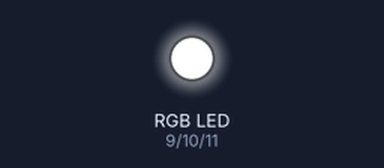
Bench run of a sketch on a simulated Arduino Uno, built with avr-gcc and run on an emulated ATmega328P. On the bench: an RGB LED mixed from three pins (HIGH = lit). Dim RGB values are drawn brighter than linear.

Above: at 0.05 s.
At 0.75 s:
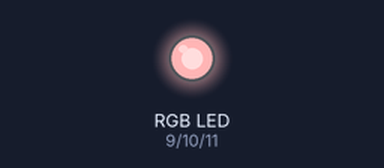
At 1.15 s:
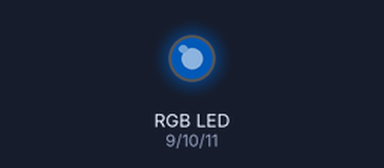
At 1.55 s:
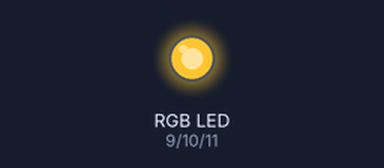
At 4.55 s:
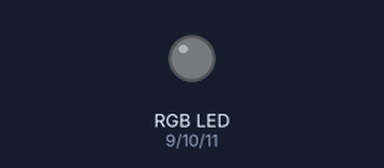
Timing chart, 0 to 9.9 s (numbered marks = the images above):
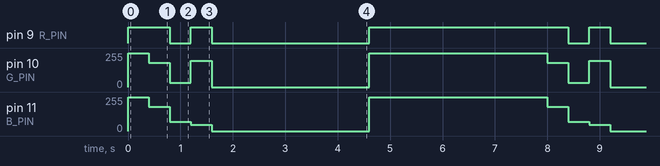

The sketch:

TriColorLED.ino
```cpp
const int R_PIN = 9;
const int G_PIN = 10;
const int B_PIN = 11;

int colors[] = { 0xFFFFFF, 0xb5b5b5, 0x002144, 0x75c530 };

void setup() {
  // put your setup code here, to run once:
  pinMode(R_PIN, OUTPUT);
  pinMode(G_PIN, OUTPUT);
  pinMode(B_PIN, OUTPUT);
}

void loop() {
  for (int colorIndex = 0; colorIndex < (sizeof(colors) / sizeof(int)); colorIndex++){
        int currentColor = colors[colorIndex];

        analogWrite(R_PIN, (currentColor >> 8 * 2) & 0xFF);
        analogWrite(G_PIN, (currentColor >> 8 * 1) & 0xFF);
        analogWrite(B_PIN, (currentColor >> 8 * 0) & 0xFF);

        delay(400);
  }

  analogWrite(R_PIN, 0);
  analogWrite(G_PIN, 0);
  analogWrite(B_PIN, 0);

  delay(3000);

  analogWrite(R_PIN, 255);
  analogWrite(G_PIN, 255);
  analogWrite(B_PIN, 255);

  delay(3000);

}
```

Measured:
- by itself, pin 9 (R_PIN): repeats every 7.6 s: LOW 0.40 s, HIGH 0.40 s, LOW 3.0 s, HIGH 3.8 s
- by itself, pin 10 (G_PIN): repeats every 7.6 s: 181/255 0.40 s, 33/255 0.40 s, 197/255 0.40 s, 0/255 3.0 s, 255/255 3.4 s
- by itself, pin 11 (B_PIN): repeats every 7.6 s: 181/255 0.40 s, 68/255 0.40 s, 48/255 0.40 s, 0/255 3.0 s, 255/255 3.4 s
